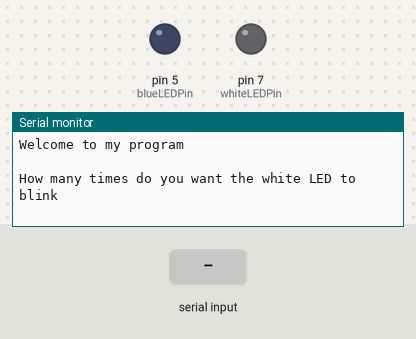
Bench run of a sketch on a simulated Arduino Uno, built with avr-gcc and run on an emulated ATmega328P. On the bench: output pins drawn as LEDs (lit = HIGH), the last lines printed to the serial monitor. Inputs (shaded band) come from the test bench.

Above: at 1.2 s.
1.3 s: "90,45\n" received over Serial
At 1.9 s:
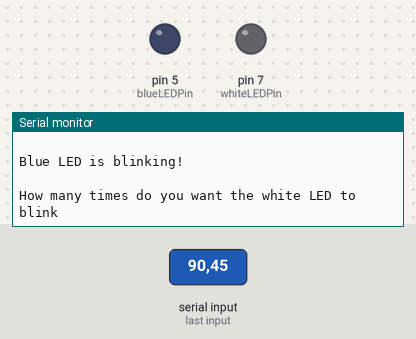
At 3.8 s:
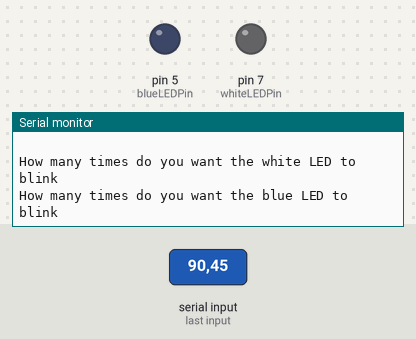

The sketch:

led_24.ino
```cpp
int whiteLEDPin=7;
int blueLEDPin=5;                        // Working with string

int whiteOnTime=400;
int whiteOffTime=400;

int blueOnTime=400;
int blueOffTime=400;

int numwhiteBlink;
int numblueBlink;

String whiteMessage="White LED is blinking!";   //Declaring string variable
String blueMessage="Blue LED is blinking!";


void setup() {
  Serial.begin(115200);
  String wm1= "Welcome to";       // Declare string variable and assign value
  String wm2= " my program";
  String wm3;                     // Declare string variable wm3
  wm3= wm1 + wm2;                 // Concatanation i.e adding two or more string togethet

  Serial.println(wm3);
  Serial.println(" ");

  pinMode(whiteLEDPin, OUTPUT);
  pinMode(blueLEDPin, OUTPUT);

}

void loop() {
  Serial.println("How many times do you want the white LED to blink");  // Prompt user for input
  while (Serial.available()==0){ }               // If nothing is entered
  numwhiteBlink = Serial.parseInt();              // Read user's input


  Serial.println("How many times do you want the blue LED to blink");
  while (Serial.available()==0){ }  // If nothing is entered
  numwhiteBlink = Serial.parseInt();
  for (int j=1; j<=numblueBlink; j=j+1) {
  Serial.print("  You are on Blink # ");   //Printing character before j
  Serial.println(j);
  digitalWrite(whiteLEDPin, HIGH);
  delay(whiteOnTime);
  digitalWrite(whiteLEDPin, LOW);
  delay(whiteOffTime);
  }

  Serial.println(whiteMessage);  //Printing what's happening
  Serial.println(" ");   //Print blank line

  Serial.println(blueMessage);
  for (int j=1; j<=numblueBlink; j=j+1) {
  Serial.print("  You are on Blink # ");
  Serial.println(j);
  digitalWrite(blueLEDPin, HIGH);
  delay(blueOnTime);
  digitalWrite(blueLEDPin, LOW);
  delay(blueOffTime);
  }
  Serial.println(" ");

}
```

Measured:
- after the input at 1.3 s, the serial monitor: prints a new line at once (image 1)
